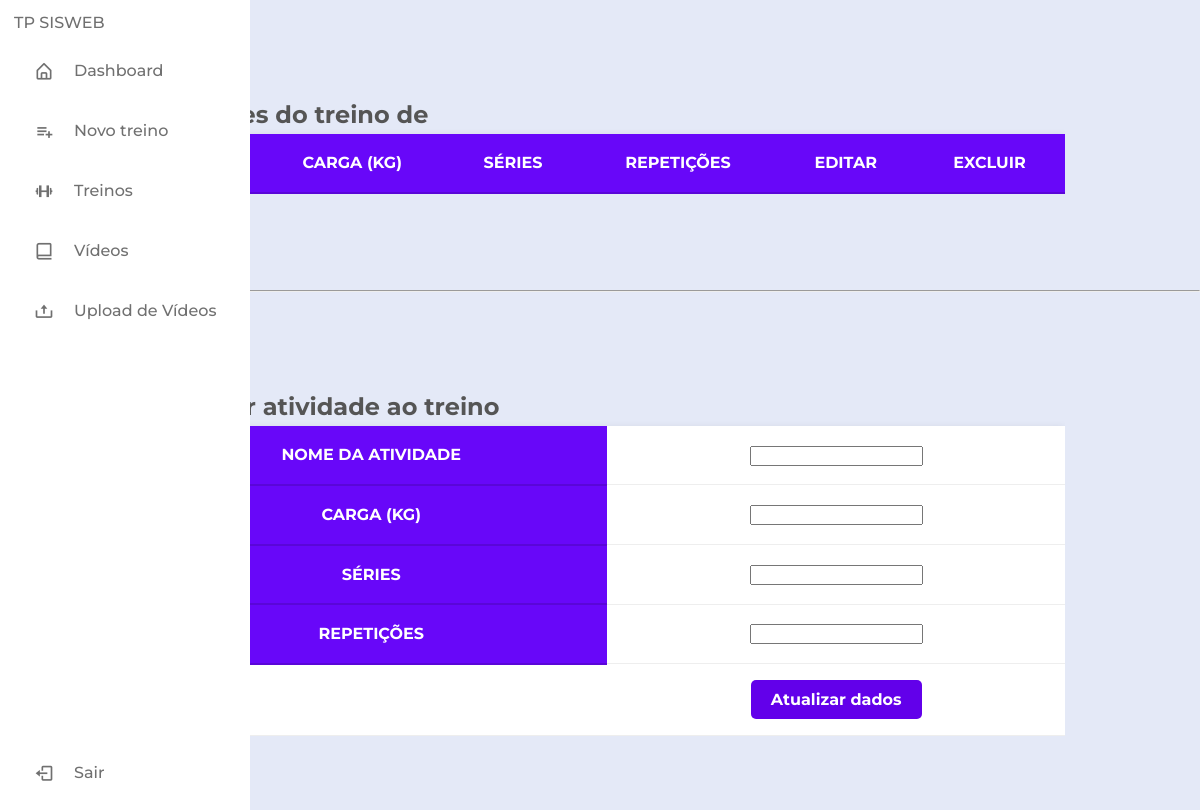
The page /listarTreino/9 (signed in) on the database as committed earlier.
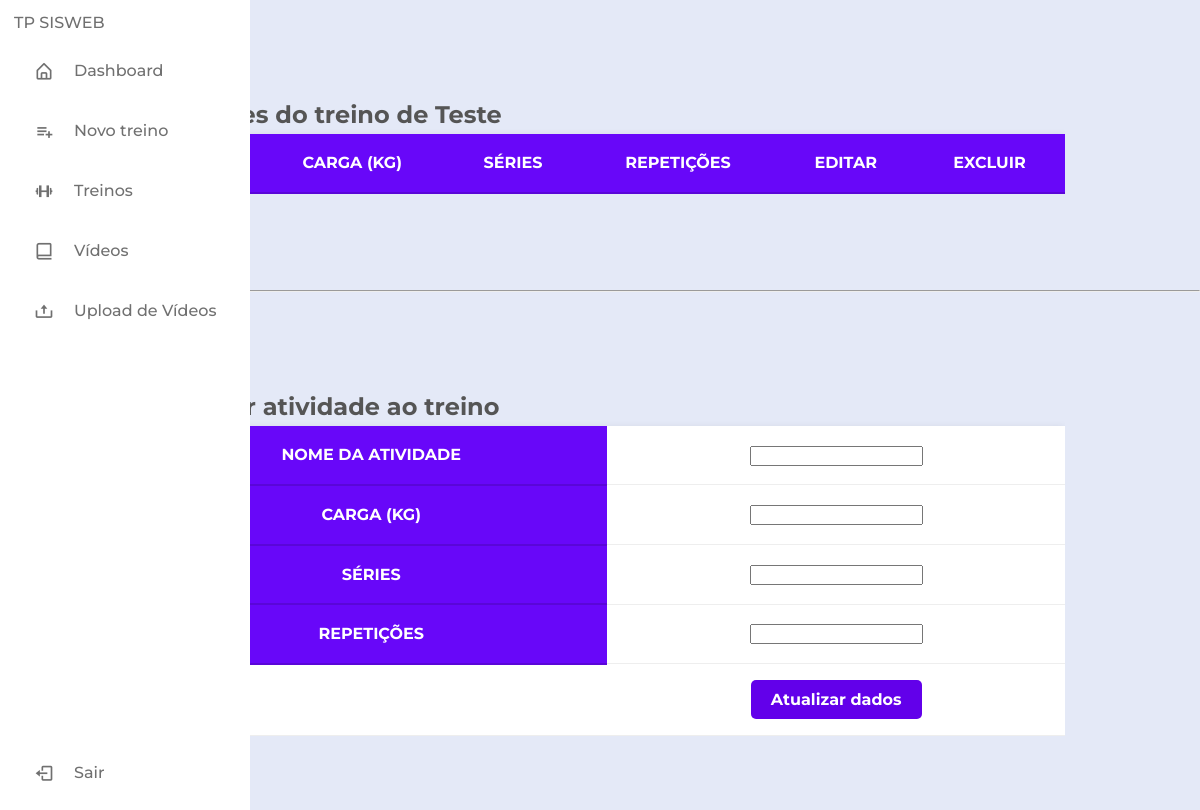
The same page on the database as committed later.
### classes.py (models this page shows, shortened)
class Treino(db.Model):
    __tablename__ = 'treino'
    _id = db.Column(db.Integer, primary_key=True, autoincrement=True)
    nome = db.Column(db.String)
    data = db.Column(db.Date)
    conta_id = mapped_column(ForeignKey("conta.id"))
    conta = relationship("Conta", back_populates="treino")
    atividade = relationship("Atividade", back_populates="treino")

### app.py (the view, shortened to what this page needs)
@app.route("/listarTreino/<int:id>", methods=['GET','POST'])
@login_required
def listarTreino(id):
    atividades = Atividade.query.filter_by(treino_id=id)
    treino = Treino.query.filter_by(_id=id).first()
    return render_template("treino/listarTreino.html", treino=treino, atividades=atividades)

### classes.py (called while the page is built)
@login_manager.user_loader
def load_user(user):
    return Conta.query.get(int(user))

### templates/treino/listarTreino.html (shortened to what this page needs)
<!DOCTYPE html>
<html lang="en">
<head>
    <link rel="stylesheet" href="https://cdnjs.cloudflare.com/ajax/libs/font-awesome/6.7.2/css/all.min.css">
    <link rel="stylesheet"  href="{{ url_for('static', filename='styleTab.css')}}">
</head>
<div>
    {% include 'sidebar.html' %}
</div>
<body>
	<section class="ftco-section">
		<div class="container">
			<div class="row">
				<div class="col-md-12">
					<div class="table-wrap">
                        <h1>Atividades do treino de {{treino.nome}}</h1>
						<table class="table">
					    <thead class="thead-primary">
					      <tr>
					        <th>Nome</th>
					        <th>Carga (Kg)</th>
					        <th>Séries</th>
                            <th>Repetições</th>
                            <th>Editar</th>
					        <th>Excluir</th>
					      </tr>
					    </thead>
					  </table>
					</div>
				</div>
			</div>
		</div>
	</section>
    <hr>
    <form action="/listarTreino/{{treino._id}}" action="" method="POST">
        <section class="ftco-section">
            <div class="container">
                <div class="row">
                    <div class="col-md-12">
                        <div class="table-wrap">
                            <h1>Adicionar atividade ao treino</h1>
                            <table class="table">
                            <thead class="thead-primary">
                              <tr>
                                <th>Nome da atividade</th>
                                <td scope="row" class="scope" ><input type="text" name="nome"></td>
                              </tr>
                              <tr>
                                <th>Carga (Kg)</th>
                                <td scope="row" class="scope"><input type="text" name="carga"></td>
                              </tr>
                              <tr>
                                <th>Séries</th>
                                <td scope="row" class="scope"><input type="text" name="series"></td>
                              </tr>
                              <tr>
                                <th>Repetições</th>
                                <td scope="row" class="scope"><input type="text" name="repeticoes"></td>
                              </tr>
                            </thead>
                            <tbody>
                                <tr>
                                    <td></td>
                                    <td><input type="submit" value="Atualizar dados"></a></td>
                                </tr>
                            </tbody>
                          </table>
                        </div>
                    </div>
                </div>
            </div>
        </section>
    </form>
</body>
</html>

Rows that differ between the two databases and show on the page:
added Treino: nome "Teste"
